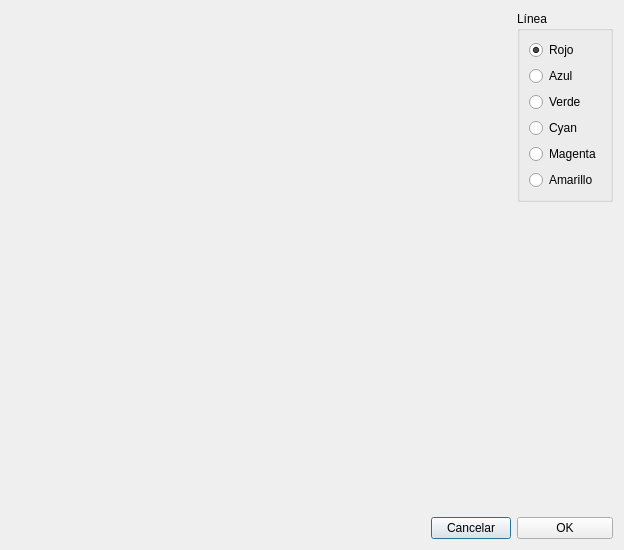
<?xml version="1.0" encoding="UTF-8"?>
<ui version="4.0">
 <class>LineSelectionDialog</class>
 <widget class="QDialog" name="LineSelectionDialog">
  <property name="geometry">
   <rect>
    <x>0</x>
    <y>0</y>
    <width>609</width>
    <height>547</height>
   </rect>
  </property>
  <property name="maximumSize">
   <size>
    <width>609</width>
    <height>547</height>
   </size>
  </property>
  <property name="windowTitle">
   <string>Dialog</string>
  </property>
  <layout class="QGridLayout" name="gridLayout">
   <item row="0" column="0" rowspan="2" colspan="2">
    <widget class="QLabel" name="image">
     <property name="minimumSize">
      <size>
       <width>500</width>
       <height>500</height>
      </size>
     </property>
     <property name="maximumSize">
      <size>
       <width>500</width>
       <height>500</height>
      </size>
     </property>
     <property name="text">
      <string/>
     </property>
    </widget>
   </item>
   <item row="0" column="2">
    <widget class="QGroupBox" name="linesGroupBox">
     <property name="maximumSize">
      <size>
       <width>100</width>
       <height>16777215</height>
      </size>
     </property>
     <property name="title">
      <string>Línea</string>
     </property>
     <layout class="QVBoxLayout" name="verticalLayout">
      <item>
       <widget class="QRadioButton" name="redRadioButton">
        <property name="text">
         <string>Rojo</string>
        </property>
        <property name="checked">
         <bool>true</bool>
        </property>
       </widget>
      </item>
      <item>
       <widget class="QRadioButton" name="blueRadioButton">
        <property name="text">
         <string>Azul</string>
        </property>
        <property name="checked">
         <bool>false</bool>
        </property>
       </widget>
      </item>
      <item>
       <widget class="QRadioButton" name="greenRadioButton">
        <property name="text">
         <string>Verde</string>
        </property>
       </widget>
      </item>
      <item>
       <widget class="QRadioButton" name="cyanRadioButton">
        <property name="text">
         <string>Cyan</string>
        </property>
       </widget>
      </item>
      <item>
       <widget class="QRadioButton" name="magentaRadioButton">
        <property name="text">
         <string>Magenta</string>
        </property>
       </widget>
      </item>
      <item>
       <widget class="QRadioButton" name="yellowRadioButton">
        <property name="text">
         <string>Amarillo</string>
        </property>
       </widget>
      </item>
     </layout>
    </widget>
   </item>
   <item row="1" column="2">
    <spacer name="verticalSpacer">
     <property name="orientation">
      <enum>Qt::Vertical</enum>
     </property>
     <property name="sizeHint" stdset="0">
      <size>
       <width>20</width>
       <height>326</height>
      </size>
     </property>
    </spacer>
   </item>
   <item row="2" column="0">
    <spacer name="horizontalSpacer">
     <property name="orientation">
      <enum>Qt::Horizontal</enum>
     </property>
     <property name="sizeHint" stdset="0">
      <size>
       <width>416</width>
       <height>20</height>
      </size>
     </property>
    </spacer>
   </item>
   <item row="2" column="1">
    <widget class="QPushButton" name="cancelButton">
     <property name="text">
      <string>Cancelar</string>
     </property>
    </widget>
   </item>
   <item row="2" column="2">
    <widget class="QPushButton" name="okButton">
     <property name="text">
      <string>OK</string>
     </property>
    </widget>
   </item>
  </layout>
 </widget>
 <resources/>
 <connections/>
</ui>
